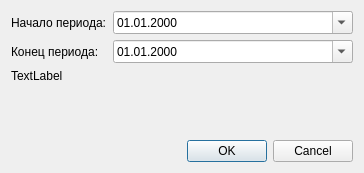
<?xml version="1.0" encoding="UTF-8"?>
<ui version="4.0">
 <class>DateRangeDialog</class>
 <widget class="QDialog" name="DateRangeDialog">
  <property name="geometry">
   <rect>
    <x>0</x>
    <y>0</y>
    <width>364</width>
    <height>173</height>
   </rect>
  </property>
  <property name="windowTitle">
   <string>Выбор периода</string>
  </property>
  <layout class="QVBoxLayout" name="verticalLayout">
   <item>
    <layout class="QFormLayout" name="formLayout">
     <item row="0" column="0">
      <widget class="QLabel" name="label">
       <property name="text">
        <string>Начало периода:</string>
       </property>
      </widget>
     </item>
     <item row="0" column="1">
      <widget class="QDateEdit" name="m_startDateEdit">
       <property name="displayFormat">
        <string>dd.MM.yyyy</string>
       </property>
       <property name="calendarPopup">
        <bool>true</bool>
       </property>
      </widget>
     </item>
     <item row="1" column="0">
      <widget class="QLabel" name="label_2">
       <property name="text">
        <string>Конец периода:</string>
       </property>
      </widget>
     </item>
     <item row="1" column="1">
      <widget class="QDateEdit" name="m_endDateEdit">
       <property name="displayFormat">
        <string>dd.MM.yyyy</string>
       </property>
       <property name="calendarPopup">
        <bool>true</bool>
       </property>
      </widget>
     </item>
     <item row="2" column="0" colspan="2">
      <widget class="QLabel" name="m_examinationCountLabel">
       <property name="text">
        <string>TextLabel</string>
       </property>
       <property name="wordWrap">
        <bool>true</bool>
       </property>
      </widget>
     </item>
    </layout>
   </item>
   <item>
    <spacer name="verticalSpacer">
     <property name="orientation">
      <enum>Qt::Vertical</enum>
     </property>
     <property name="sizeHint" stdset="0">
      <size>
       <width>20</width>
       <height>43</height>
      </size>
     </property>
    </spacer>
   </item>
   <item>
    <widget class="QDialogButtonBox" name="m_buttonBox">
     <property name="standardButtons">
      <set>QDialogButtonBox::Cancel|QDialogButtonBox::Ok</set>
     </property>
    </widget>
   </item>
  </layout>
 </widget>
 <resources/>
 <connections/>
</ui>
